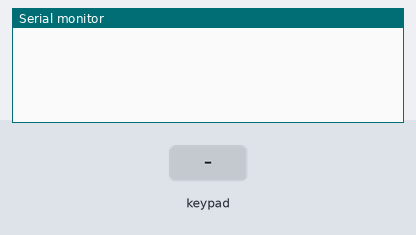
Recording of a sketch running on a simulated Arduino Uno, built with avr-gcc and run on an emulated ATmega328P. Parts: the last lines printed to the serial monitor. The test bench sets the inputs (shaded band).

Above: at 1.2 s.
1.3 s: key '1' pressed
At 2.5 s:
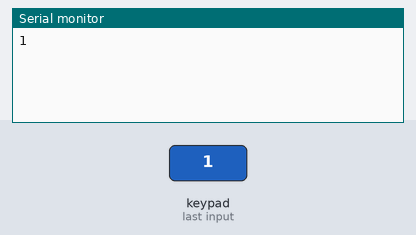
2.8 s: keypad keys 9 8 7 6 # pressed 0.4 s apart
At 5.0 s:
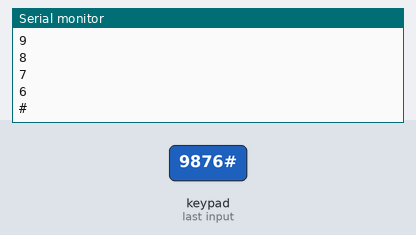
6.3 s: key 'A' pressed
At 6.7 s:
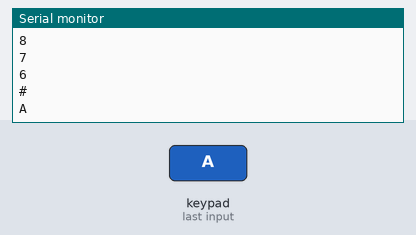
7.8 s: keypad keys 9 8 7 6 * pressed 0.4 s apart
At 10.1 s:
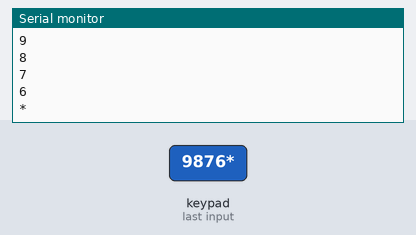
11.3 s: key 'B' pressed
At 12.5 s:
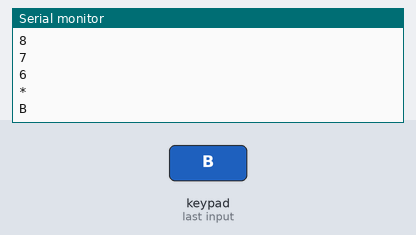
12.8 s: key '<' pressed
At 14.0 s:
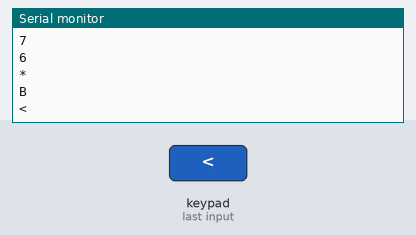
Timing chart, 0 to 15.3 s (numbered marks = the images above; inputs shaded):
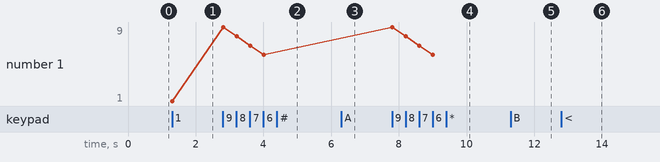

Measured:
- after the input at 1.3 s, the serial monitor: prints a new line at once (image 1)
- after the input at 2.8 s, the serial monitor: prints a new line at once (image 2)
- after the input at 6.3 s, the serial monitor: prints a new line at once (image 3)
- after the input at 7.8 s, the serial monitor: prints a new line at once (image 4)
- after the input at 11.3 s, the serial monitor: prints a new line at once (image 5)
- after the input at 12.8 s, the serial monitor: prints a new line at once (image 6)
- plotted number 1: 1 → 6 after the input at 2.8 s

The sketch:

custom_keypad.ino
```cpp
//www.elegoo.com
//2016.12.9

/* @file CustomKeypad.pde
|| @version 1.0
|| @author Alexander Brevig
|| @contact alexanderbrevig@gmail.com
||
|| @description
|| | Demonstrates changing the keypad size and key values.
|| #
*/
#include <Keypad.h>

const byte ROWS = 4; //defines a constant, its name [ROWS] & number [4] const/byte define datatypes
const byte COLS = 4; //defines a constant, its name [COLS] & number [4]
//define the symbols on the buttons of the keypads [char = datatype for characters, stored as ASCII numbers]
char hexaKeys[ROWS][COLS] = {
  {'1','2','3','A'},
  {'4','5','6','B'},
  {'7','8','9','<'},
  {'*','0','#','>'}
};
byte rowPins[ROWS] = {9, 8, 7, 6}; //digi pins connected to the row pinouts of the keypad [datatype, identifier]
byte colPins[COLS] = {5, 4, 3, 2}; //digi pins connected to the column pinouts of the keypad [datatype, identifier]

//initialize an instance of class NewKeypad
Keypad customKeypad = Keypad( makeKeymap(hexaKeys), rowPins, colPins, ROWS, COLS);

void setup(){
  Serial.begin(9600);
}

void loop(){
  char customKey = customKeypad.getKey();

  if (customKey){
    Serial.println(customKey);
  }
}
```
